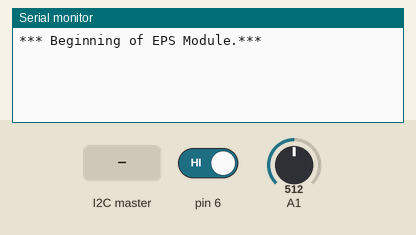
The sketch below on a simulated Arduino Uno, built with avr-gcc and run on an emulated ATmega328P. On the bench: the last lines printed to the serial monitor. Inputs (shaded band) come from the test bench; at power-on: pin 6 HIGH, A1 = 512.

Above: at 1.2 s.
1.3 s: pin 6 driven LOW
At 1.41 s:
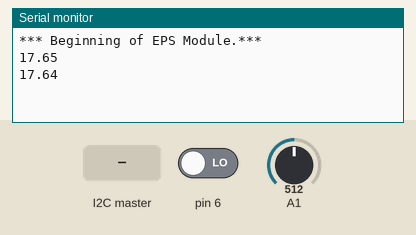
2.9 s: the I2C master sends the byte 1
4.4 s: A1 set to 716
At 4.43 s:
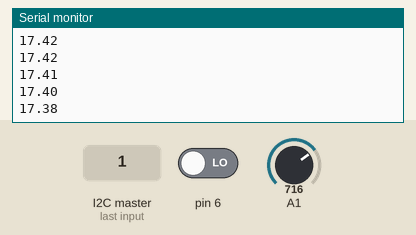
5.9 s: the I2C master sends the byte 0
7.4 s: A1 set to 900
At 7.45 s:
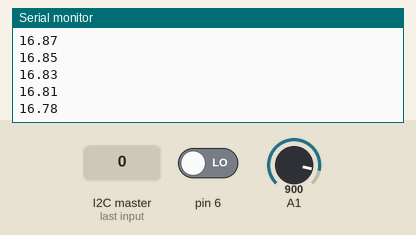
Timing chart, 0 to 9.9 s (numbered marks = the images above; inputs shaded):
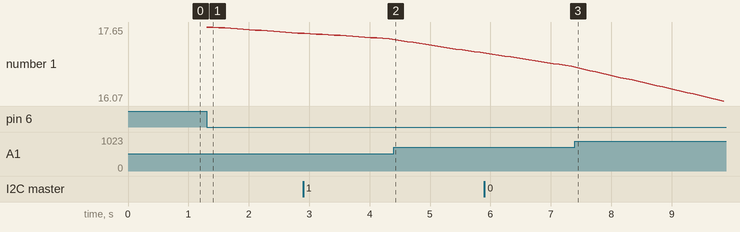

Measured:
- after the input at 1.3 s, the serial monitor: prints a new line at once (image 1)
- after the input at 7.4 s, the serial monitor: prints a new line at once (image 3)
- plotted number 1: 17.4 → 17.11 after the input at 4.4 s, 16.81 → 16.07 after the input at 7.4 s

The sketch:

eps_ardui.ino
```cpp
#include <Wire.h>

#define BATTERY_CAPACITY      2.4   // Battery capacity in Ah
#define BATTERY_VOLT_MAX      7.4
#define MAX_POWER_CONSUMPTION 2000.0 //20.0
#define POWER_GENERATION      700//7.0

#define EPS_ADDR 0x08

long time = 0;
float delta = 0;
float batteryLevel = BATTERY_CAPACITY*BATTERY_VOLT_MAX;
boolean deployed = false;
long newTime = 0;
int pot = 0;
float consumption = 0;

int number = 0;
bool powerOn = true;

void setup() {
  Serial.begin(9600);

  time = micros();

  pinMode(6, INPUT);

  // initialize i2c as slave
  Wire.begin(EPS_ADDR);

  // define callbacks for i2c communication
  Wire.onReceive(handleReceive);
  Wire.onRequest(handleRequest);

  Serial.println("*** Beginning of EPS Module.***");
}

void loop() {
  deployed = !digitalRead(6);

  if(deployed){
    calcBatteryLevel();

    if(batteryLevel < 0){
      batteryLevel = 0;
      Serial.println("Out of energy!");
    }
    Serial.println(batteryLevel);
  }

  delay(100);
}

void calcBatteryLevel() {
  if (powerOn) {
    pot = analogRead(A1);
    consumption = pot/1023.0*MAX_POWER_CONSUMPTION;
  } else {
    consumption = 0;
  } //if-else

  newTime = micros();
  delta = (newTime - time)/1000000.0/60/60;

  batteryLevel += delta*(POWER_GENERATION-consumption);
  time = newTime;
} //calcBatterLevel

// callback for received data
void handleReceive(int byteCount) {
  while (Wire.available()) {
    number = Wire.read();
    Serial.print("Received: ");
    Serial.println(number);

    if (number == 0) { //prepare to return power level
      calcBatteryLevel();
    } else if (number == 1) { //turn on
      powerOn = true;
    } else if (number == 2) {
      powerOn = false;
    } //if-else
  } //while
} //handleReceive

// callback for sending data
void handleRequest() {
  Serial.print("Sending: ");
  if (number == 0) { //return power level
    Serial.println(batteryLevel);
    Wire.write((int)batteryLevel);
  } else if (number == 1) { //return 1 if success, 0 otherwise
    Serial.println((int)powerOn);
    Wire.write((int)powerOn);
  } else if (number == 2) { //return 1 if success, 0 otherwise
    Serial.println((int)powerOn);
    Wire.write((int)powerOn);
  }
} //handleRequest
```
